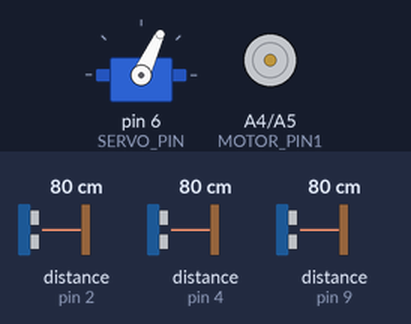
Simulated run of this sketch. Board: Arduino Uno, built with avr-gcc and run on an emulated ATmega328P. Shown: servo, motor-driver pin pairs drawn as motors (green arrow = first pin HIGH = forward, orange = second pin HIGH = backward, longer = more drive). Wiring (inferred from the names in the program): 3 × ultrasonic range finder: trigger pin 3, echo pin 2 / trigger pin 5, echo pin 4 / trigger pin 10, echo pin 9. Inputs (shaded band) come from the test bench; at power-on: distance to the obstacle (sensors on pin 2, pin 4, pin 9) 80 cm. The echo pulse lasts 58.3 µs per cm; no radio packets arrive unless stated; what the sketch prints to the serial monitor is not drawn.

Above: at 2.4 s.
2.5 s: distance to the obstacle (sensor on pin 2) set to 16 cm
6.0 s: distance to the obstacle (sensor on pin 2) set to 13 cm
At 7.6 s:
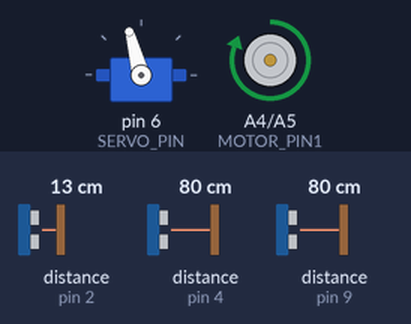
At 8.8 s:
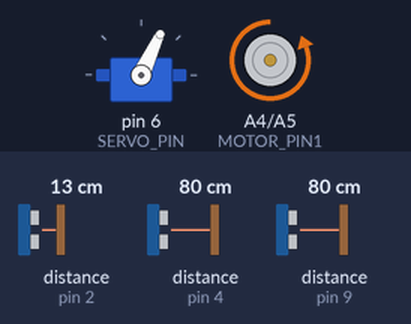
9.5 s: distance to the obstacle (sensor on pin 4) set to 2 cm
At 10.0 s:
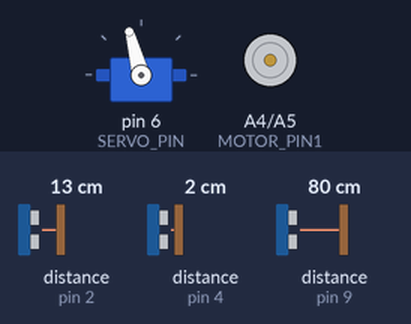
13.9 s: distance to the obstacle (sensor on pin 4) set to 35 cm
17.4 s: distance to the obstacle (sensor on pin 4) set to 4 cm
Timing chart, 0 to 21.9 s (numbered marks = the images above; inputs shaded):
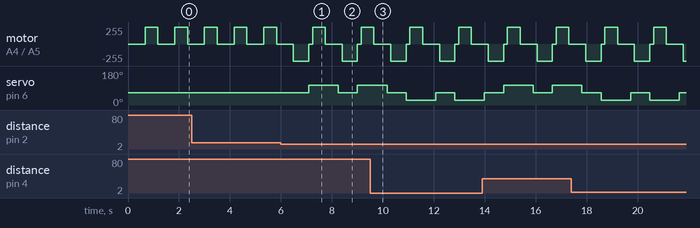

Measured:
- the behaviour switches between 15 and 14 cm on distance to the obstacle (sensor on pin 2) (found by bisection; images 0 and 1)
- after the input at 6.0 s, servo on pin 6 (SERVO_PIN): 65° → 105° after 1.1 s, → 65° 1.2 s later, → 105° 0.75 s later

The sketch:

RC-AutoToyCar_Rx.ino
```cpp
#include <SPI.h>
#include <nRF24L01.h>
#include <RF24.h>
#include <Servo.h>

#define MOTOR_PIN1 A4
#define MOTOR_PIN2 A5
#define SERVO_PIN 6

#define CENTER_ECHO 2
#define CENTER_TRIG 3
#define LEFT_ECHO 9
#define LEFT_TRIG 10
#define RIGHT_ECHO 4
#define RIGHT_TRIG 5

int changeAngleTime = 150;
int initAngle = 65;
int runTime = 500;
int runSpeed = 128;

Servo servo;
RF24 radio(7, 8);
const byte address[6] = "00101";
uint8_t data[3] = {65, 122, 1};

void setup()
{

  pinMode(MOTOR_PIN1, OUTPUT);
  pinMode(MOTOR_PIN2, OUTPUT);
  pinMode(CENTER_ECHO, INPUT);
  pinMode(CENTER_TRIG, OUTPUT);
  pinMode(LEFT_ECHO, INPUT);
  pinMode(LEFT_TRIG, OUTPUT);
  pinMode(RIGHT_ECHO, INPUT);
  pinMode(RIGHT_TRIG, OUTPUT);

  Serial.begin(9600);
  radio.begin();
  servo.attach(SERVO_PIN);
  radio.openReadingPipe(0, address);
  radio.setPALevel(RF24_PA_MIN);
  radio.startListening();

  servo.write(initAngle);
}

void loop()
{
  Serial.println(data[2]);
  radio.read(&data, sizeof(data)); //버튼이 눌리지 않았을때 data[2] = 1
  bool tempMode = true;
  if (data[2]) {
    tempMode = tempMode;
  } else {
    tempMode = !tempMode;
    carStop();
    delay(500); //0이 잠깐눌러서 두번 들어올수 있으니까
  }

  if (tempMode)
  {
    Serial.print("RC모드");
    // RC카 방향 및 속도 조절
    servo.write(data[0]);
    Serial.print("각도");
    Serial.print(data[0]);
    if (data[1] > 92 && data[1] < 152) //가운데 값이 122임
    {
      Serial.println("정지");
      carStop();
    }
    if (data[1] >= 152) //전진
    {
      uint8_t speedForw = data[1];
      Serial.print("전진");
      carStart(speedForw);
    }
    if (data[1] <= 92 && data[1] >= 0) //후진
    {
      uint8_t speedRev = map(data[1], 0, 121, 134, 255);
      Serial.print("후진");
      carReverse(speedRev);
    }

  } else
  {
    Serial.print("자율주행");
    long leftDistance = measureDistance(LEFT_ECHO, LEFT_TRIG);
    long centerDistance = measureDistance(CENTER_ECHO, CENTER_TRIG);
    long rightDistance = measureDistance(RIGHT_ECHO, RIGHT_TRIG);
    debugDistance(leftDistance, centerDistance, rightDistance);
    long distanceDiff = rightDistance - leftDistance;
    int angle = initAngle;

    if (centerDistance > 140)
    {
      if (distanceDiff < 50 && distanceDiff > -50)
      { //
        angle = map(distanceDiff, -50, 50, initAngle - 20, initAngle + 20);
        autoDrive(angle);
      }
      else if (distanceDiff >= 50 && distanceDiff <= 90)
      { // turn right
        angle = map(distanceDiff, 50, 90, initAngle + 20, initAngle + 40);
        autoDrive(angle);
      }
      else if (distanceDiff <= -50 && distanceDiff >= -90)
      {
        angle = map(distanceDiff, -50, -90, initAngle - 20, initAngle - 40);
        autoDrive(angle);
      }
      else
      {
//        angle = distanceDiff < 0 ? initAngle - 40 : initAngle + 40;
        angle = initAngle + 40;
        autoDrive(angle);
      }
    }
    else
    {
      carStop();
      servo.write(initAngle);
      delay(150);
      carReverse(runSpeed);
      delay(600);
      carStop();
      angle = distanceDiff < 0 ? initAngle - 40 : initAngle + 40;
      autoDrive(angle);
    }
  }
}

void debugDistance(long left, long center, long right)
{
  Serial.print("왼쪽 거리:");
  Serial.print(left);
  Serial.print("mm");
  Serial.print("가운데 거리:");
  Serial.print(center);
  Serial.print("mm");
  Serial.print("오른쪽 거리:");
  Serial.print(right);
  Serial.println("mm");
}


int measureDistance(int echo, int trig)
{
  long duration, distance; // 변수 설정

  digitalWrite(trig, HIGH); // 초음파 발생
  delayMicroseconds(20);

  digitalWrite(trig, LOW); // 초음파 끄기
  delayMicroseconds(20);

  duration = pulseIn(echo, HIGH);   // echo에 특정 신호 될때까지 시간 측정 함수 입력
  distance = duration * 170 / 1000; //mm로 변환
  distance = constrain(distance, 0, 300);

  return distance;
}
void autoDrive(int angle) {
  servo.write(angle);
  delay(changeAngleTime);
  carStart(runSpeed);
  delay(runTime);
}

void carStop()
{
  analogWrite(MOTOR_PIN1, 0);
  analogWrite(MOTOR_PIN2, 0);
}

void carStart(uint8_t speed)
{
  analogWrite(MOTOR_PIN1, speed);
  analogWrite(MOTOR_PIN2, 0);
}

void carReverse(uint8_t speed)
{
  analogWrite(MOTOR_PIN1, 0);
  analogWrite(MOTOR_PIN2, speed);
}
```
